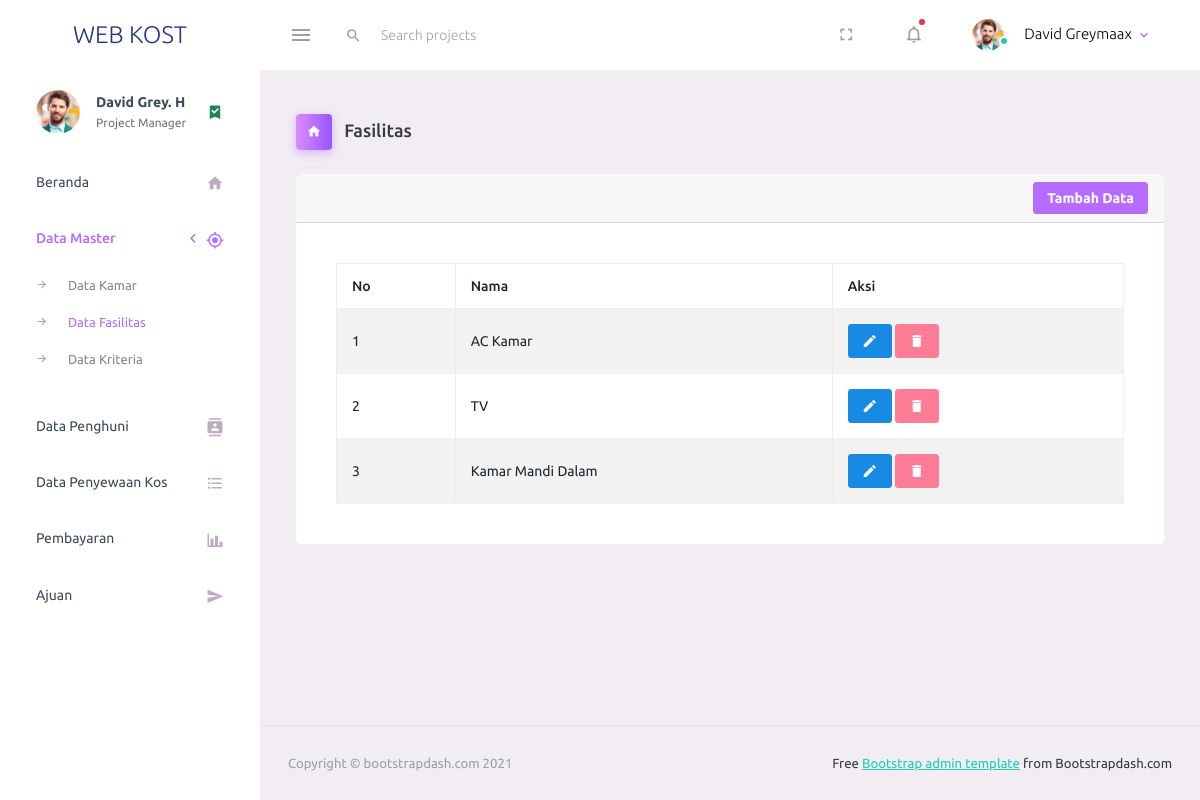
/index.php/admin/fasilitas, run on an earlier commit of the app's database.
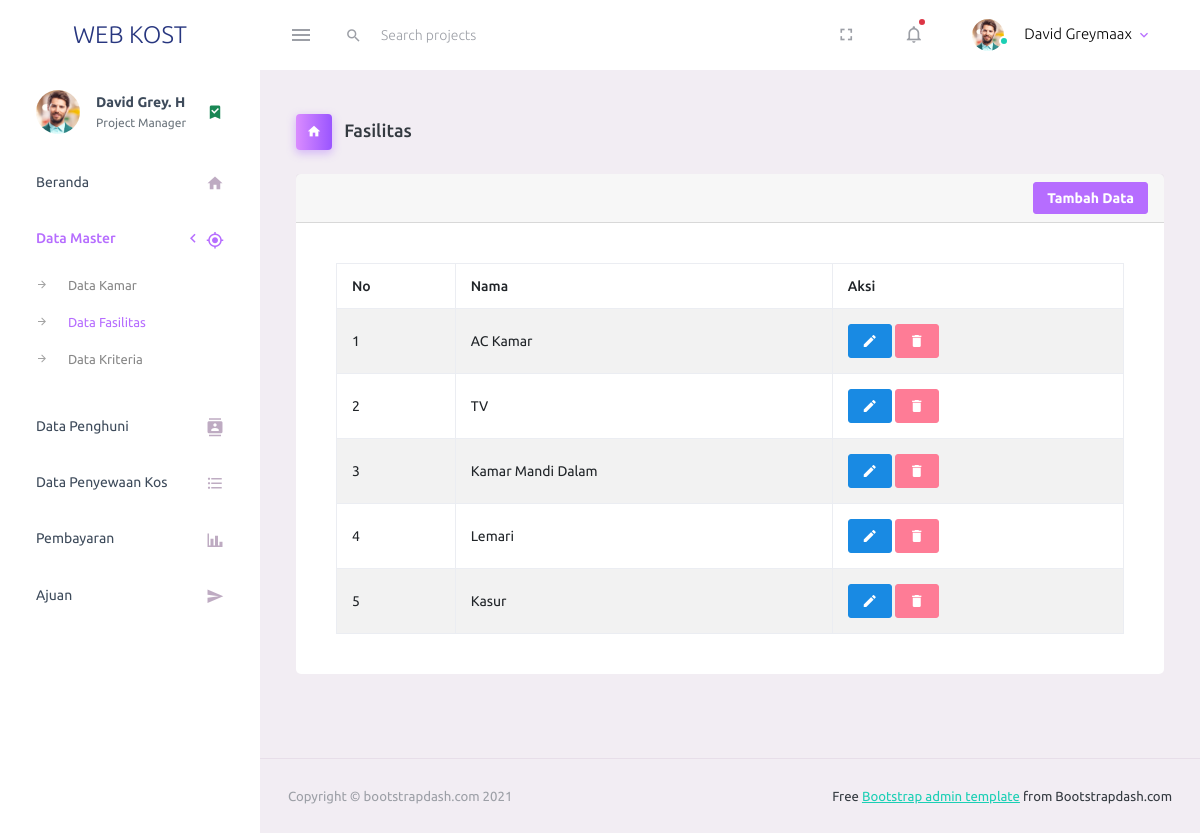
And on a later commit of the database.
### tables this page shows
CREATE TABLE `tbl_fasilitas` (
  `id_fasilitas` int(11) NOT NULL,
  `nama` varchar(30) NOT NULL,
  `created_date` datetime NOT NULL DEFAULT current_timestamp()
);

### application/libraries/Template.php (called while the page is built, shortened)
<?php
class Template {
    var $template_data = array();
    function set($name, $value)
    {
        $this->template_data[$name] = $value;
    }
    function load($template = '', $view = '' , $view_data = array(), $return = FALSE)
    {
        $this->CI =& get_instance();
        $this->set('contents', $this->CI->load->view($view, $view_data, TRUE));
        return $this->CI->load->view($template, $this->template_data, $return);
    }
}

### application/controllers/admin/Fasilitas.php (called while the page is built, shortened)
<?php
class Fasilitas extends CI_Controller {
	public function index()
	{
		$data['title'] = 'Fasilitas - Kost';
        $data['master_fasilitas'] = $this->fasilitas->get_data();
        $this->template->load('admin/v_template', 'admin/master/v_fasilitas', $data);
	}
}

### index.php (called while the page is built, shortened)
<?php
require_once BASEPATH.'core/CodeIgniter.php';

### application/models/FasilitasModel.php (called while the page is built, shortened)
<?php
class FasilitasModel extends CI_Model
{
    public function get_data()
    {
        $this->db->select('*');
        $this->db->from('tbl_fasilitas');
        $query = $this->db->get()->result();
        return $query;
    }
}

### application/views/admin/master/v_fasilitas.php (the view, shortened to what this page needs)
<div class="content-wrapper">
            <div class="page-header">
              <h3 class="page-title">
                <span class="page-title-icon bg-gradient-primary text-white me-2">
                  <i class="mdi mdi-home"></i>
                </span> Fasilitas
              </h3>
            </div>
            <div class="row">
              <div class="col-12 grid-margin">
                <div class="card">
                  <div class="card-header">
                      <div class="d-flex justify-content-end">
                        <button class="btn btn-primary btn-sm" type="button" data-bs-toggle="modal" data-bs-target="#modalAddFasilitas">Tambah Data</button>
                      </div>
                  </div>
                  <div class="card-body">
                    <div class="table-responsive">
                      <table class="table table-bordered table-striped" id="example">
                        <thead>
                          <tr>
                            <th> No </th>
                            <th> Nama </th>
                            <th> Aksi </th>
                          </tr>
                        </thead>
                        <tbody>
                          <?php $no=1; foreach($master_fasilitas as $fasilitas) : ?>
                          <tr>
                            <td><?= $no++; ?></td>
                            <td><?= $fasilitas->nama ?></td>
                            <td>
                                <a href="" data-bs-toggle="modal" data-bs-target="#editFasilitas<?= $fasilitas->id_fasilitas ?>" class="btn btn-info btn-sm"><i class="mdi mdi-pencil"></i></a>
                                <a href="" data-bs-toggle="modal" data-bs-target="#hapusFasilitas<?= $fasilitas->id_fasilitas ?>" class="btn btn-danger btn-sm"><i class="mdi mdi-delete"></i></a>
                            </td>
                          </tr>
                          <?php endforeach; ?>
                        </tbody>
                      </table>
                    </div>
                  </div>
                </div>
              </div>
            </div>
        </div>

What changed in the data, as far as the page shows it:
added tbl_fasilitas: nama "Lemari"
added tbl_fasilitas: nama "Kasur"
